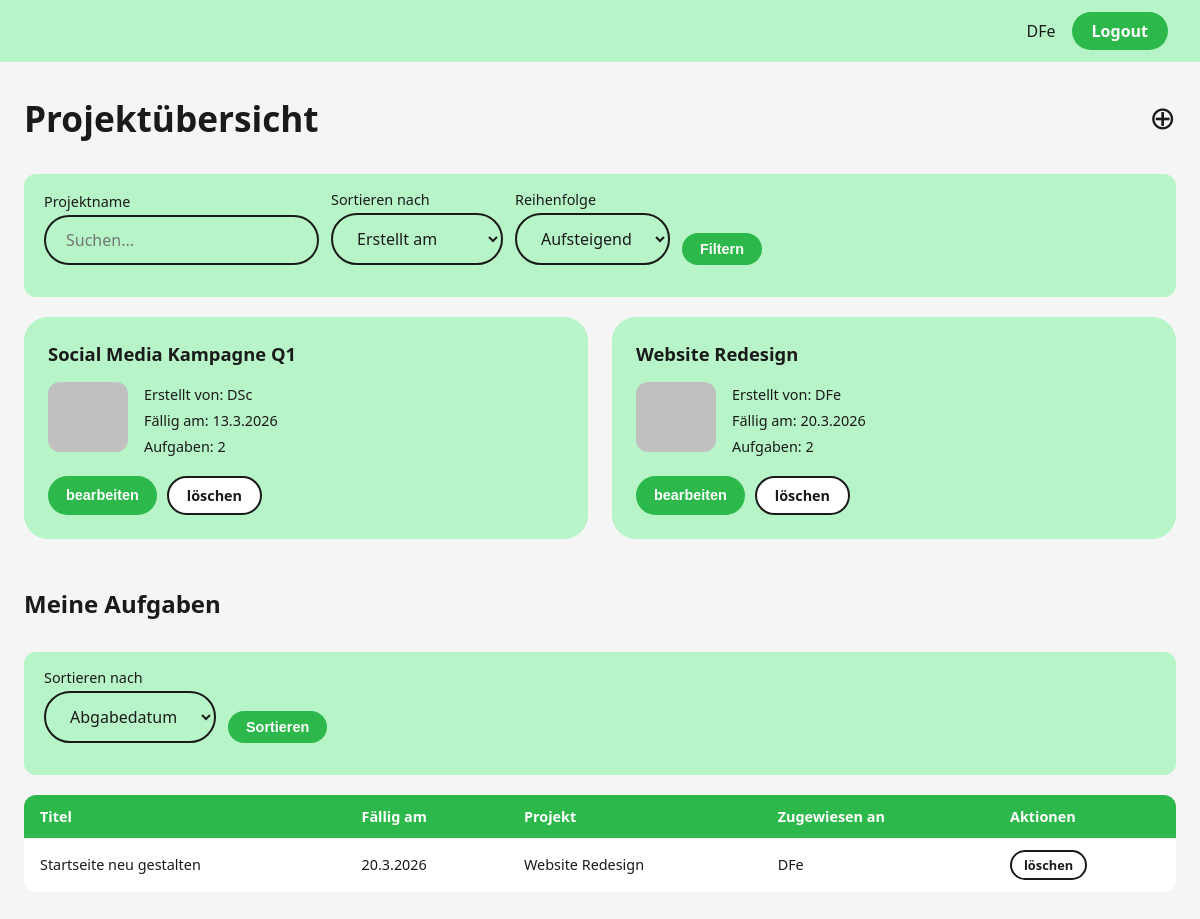
/index.php (signed in), run on the app's committed database.
### tables this page shows
CREATE TABLE IF NOT EXISTS projekte (
    id INT AUTO_INCREMENT PRIMARY KEY,
    name VARCHAR(150) NOT NULL,
    beschreibung TEXT,
    abgabedatum DATE NOT NULL,
    erstellt_von INT NOT NULL,
    erstellt_am DATETIME DEFAULT CURRENT_TIMESTAMP,
    FOREIGN KEY (erstellt_von) REFERENCES benutzer(id) ON DELETE CASCADE
);

### includes/auth.php (called while the page is built, shortened)
<?php
function istAngemeldet(): bool {
    return isset($_SESSION['benutzer_id']);
}
function aktuellerBenutzer(): array|null {
    return [
        'id'           => $_SESSION['benutzer_id'],
        'benutzername' => $_SESSION['benutzername'],
        'email'        => $_SESSION['email'],
    ];
}
function csrfToken(): string {
    return $_SESSION['csrf_token'];
}

### index.php (the view, shortened to what this page needs)
<?php
require_once __DIR__ . '/includes/auth.php';
$benutzer = aktuellerBenutzer();
$pdo      = getDbConnection();
$erlaubteSortierungen = ['name', 'abgabedatum', 'erstellt_am'];
$sortierung = in_array($_GET['sort'] ?? '', $erlaubteSortierungen)
    ? $_GET['sort']
    : 'erstellt_am';
$sortRichtung = ($_GET['richtung'] ?? 'asc') === 'desc' ? 'DESC' : 'ASC';
$filterName   = trim($_GET['filter_name'] ?? '');
$query = 'SELECT * FROM v_projekte_uebersicht WHERE 1=1';
$params = [];
$query .= ' ORDER BY ' . $sortierung . ' ' . $sortRichtung;
$stmt     = $pdo->prepare($query);
$stmt->execute($params);
$projekte = $stmt->fetchAll();
$aufgabenSortierung = in_array($_GET['aufgaben_sort'] ?? '', ['abgabedatum', 'titel', 'erstellt_am'])
    ? $_GET['aufgaben_sort']
    : 'abgabedatum';
$aufgabenStmt = $pdo->prepare(
    'SELECT * FROM v_aufgaben_mit_benutzer
     WHERE zugewiesen_an = :benutzername
     ORDER BY ' . $aufgabenSortierung . ' ASC'
);
$aufgabenStmt->execute(['benutzername' => $benutzer['benutzername']]);
$meineAufgaben = $aufgabenStmt->fetchAll();
?>
<!DOCTYPE html>
<html lang="de">
<head>
    <link rel="stylesheet" href="css/style.css">
</head>
<body>
    <header class="header">
        <span class="benutzername"><?= htmlspecialchars($benutzer['benutzername']) ?></span>
        <a href="logout.php" class="btn btn-logout">Logout</a>
    </header>
    <main class="hauptbereich">
        <div class="seitentitel">
            <h1>Projektübersicht</h1>
            <button class="btn-neu" data-modal-oeffnen="modal-projekt-neu" title="Neues Projekt erstellen">&#x2295;</button>
        </div>
        <form method="GET" action="index.php" class="filter-bereich">
            <div class="formular-gruppe">
                <label for="filter_name">Projektname</label>
                <input type="text" id="filter_name" name="filter_name" placeholder="Suchen..." value="<?= htmlspecialchars($filterName) ?>">
            </div>
            <div class="formular-gruppe">
                <label for="sort">Sortieren nach</label>
                <select id="sort" name="sort">
                    <option value="erstellt_am" <?= $sortierung === 'erstellt_am' ? 'selected' : '' ?>>Erstellt am</option>
                </select>
            </div>
            <div class="formular-gruppe">
                <label for="richtung">Reihenfolge</label>
                <select id="richtung" name="richtung">
                    <option value="asc"  <?= $sortRichtung === 'ASC'  ? 'selected' : '' ?>>Aufsteigend</option>
                </select>
            </div>
            <div class="formular-gruppe">
                <label>&nbsp;</label>
                <button type="submit" class="btn btn-bearbeiten">Filtern</button>
            </div>
        </form>
        <div class="projekte-grid">
            <?php if (empty($projekte)): ?>
                <p>Keine Projekte gefunden. Erstelle dein erstes Projekt!</p>
            <?php else: ?>
                <?php foreach ($projekte as $projekt): ?>
                    <div class="projekt-karte">
                        <h2><?= htmlspecialchars($projekt['name']) ?></h2>
                        <div class="projekt-karte-inhalt">
                            <div class="projekt-bild-platzhalter"></div>
                            <div class="projekt-meta">
                                <div>Erstellt von: <?= htmlspecialchars($projekt['erstellt_von']) ?></div>
                                <div>Fällig am: <?= htmlspecialchars(date('j.n.Y', strtotime($projekt['abgabedatum']))) ?></div>
                                <div>Aufgaben: <?= (int) $projekt['anzahl_aufgaben'] ?></div>
                            </div>
                        </div>
                        <div class="projekt-aktionen">
                            <button
                                class="btn btn-bearbeiten"
                                data-modal-oeffnen="modal-projekt-bearbeiten-<?= (int) $projekt['id'] ?>"
                            >bearbeiten</button>
                            <a
                                href="/projekt-loeschen.php?id=<?= (int) $projekt['id'] ?>&csrf_token=<?= csrfToken() ?>"
                                class="btn btn-loeschen loeschen-btn"
                            >löschen</a>
                        </div>
                    </div>
                <?php endforeach; ?>
            <?php endif; ?>
        </div>
        <section style="margin-top: 48px;">
            <div class="seitentitel">
                <h2 style="font-size:1.5rem; font-weight:900;">Meine Aufgaben</h2>
            </div>
            <div class="filter-bereich">
                <form method="GET" action="/index.php" style="display:flex; gap:12px; flex-wrap:wrap; align-items:flex-end; width:100%;">
                    <div class="formular-gruppe">
                        <label for="aufgaben_sort">Sortieren nach</label>
                        <select id="aufgaben_sort" name="aufgaben_sort">
                            <option value="abgabedatum" <?= $aufgabenSortierung === 'abgabedatum' ? 'selected' : '' ?>>Abgabedatum</option>
                        </select>
                    </div>
                    <div class="formular-gruppe">
                        <label>&nbsp;</label>
                        <button type="submit" class="btn btn-bearbeiten">Sortieren</button>
                    </div>
                </form>
            </div>
            <div class="tabelle-wrapper">
                <table>
                    <thead>
                        <tr>
                            <th><a href="?aufgaben_sort=titel">Titel</a></th>
                            <th><a href="?aufgaben_sort=abgabedatum">Fällig am</a></th>
                            <th>Projekt</th>
                            <th>Zugewiesen an</th>
                            <th>Aktionen</th>
                        </tr>
                    </thead>
                    <tbody>
                        <?php if (empty($meineAufgaben)): ?>
                            <tr><td colspan="5">Keine Aufgaben zugewiesen.</td></tr>
                        <?php else: ?>
                            <?php foreach ($meineAufgaben as $aufgabe): ?>
                                <tr>
                                    <td><?= htmlspecialchars($aufgabe['titel']) ?></td>
                                    <td><?= htmlspecialchars(date('j.n.Y', strtotime($aufgabe['abgabedatum']))) ?></td>
                                    <td><?= htmlspecialchars($aufgabe['projekt_name']) ?></td>
                                    <td><?= htmlspecialchars($aufgabe['zugewiesen_an'] ?? '—') ?></td>
                                    <td>
                                        <a href="/aufgabe-loeschen.php?id=<?= (int) $aufgabe['id'] ?>&csrf_token=<?= csrfToken() ?>"
                                           class="btn btn-loeschen loeschen-btn" style="font-size:0.8rem; padding:4px 12px;">
                                           löschen
                                        </a>
                                    </td>
                                </tr>
                            <?php endforeach; ?>
                        <?php endif; ?>
                    </tbody>
                </table>
            </div>
        </section>
    </main>
</body>
</html>

### css/style.css (style rules this page uses)
*, *::before, *::after { box-sizing: border-box; margin: 0; padding: 0; }
:root { --gruen-hell: #b7f5c8; --gruen-mittel: #90ee90; --gruen-dunkel: #2db84b; --gruen-button: #22a83d; --hintergrund: #f5f5f5; --text-dunkel: #1a1a1a; --text-grau: #555555; --weiss: #ffffff; --rand: #c0c0c0; --schatten: rgba(0, 0, 0, 0.08); --rot-fehler: #e74c3c; --rot-hell: #fdecea; --radius-gross: 24px; --radius-klein: 12px; --radius-input: 50px; --schrift: 'Segoe UI', Arial, sans-serif; }
body { font-family: var(--schrift); background-color: var(--hintergrund); color: var(--text-dunkel); min-height: 100vh; }
a { color: var(--gruen-dunkel); text-decoration: none; }
.header { background-color: var(--gruen-hell); padding: 12px 32px; display: flex; align-items: center; justify-content: flex-end; gap: 16px; }
.header .benutzername { font-weight: 500; color: var(--text-dunkel); }
.btn { display: inline-block; padding: 10px 24px; border-radius: var(--radius-input); font-size: 1rem; font-weight: 700; cursor: pointer; border: none; transition: opacity 0.2s; text-align: center; }
.btn-bearbeiten { background-color: var(--gruen-dunkel); color: var(--weiss); padding: 8px 18px; font-size: 0.9rem; }
.btn-loeschen { background-color: var(--weiss); color: var(--text-dunkel); border: 2px solid var(--text-dunkel); padding: 8px 18px; font-size: 0.9rem; }
.btn-logout { background-color: var(--gruen-dunkel); color: var(--weiss); padding: 8px 20px; }
.btn-neu { background: none; border: none; cursor: pointer; font-size: 2rem; color: var(--text-dunkel); line-height: 1; }
.formular-gruppe { margin-bottom: 16px; }
label { display: block; font-size: 0.9rem; font-weight: 500; margin-bottom: 4px; color: var(--text-dunkel); }
input[type="text"], input[type="email"], input[type="password"], input[type="date"], input[type="datetime-local"], input[type="tel"], textarea, select { width: 100%; padding: 12px 20px; border: 2px solid var(--text-dunkel); border-radius: var(--radius-input); font-size: 1rem; font-family: var(--schrift); background-color: var(--gruen-hell); color: var(--text-dunkel); outline: none; transition: border-color 0.2s; }
.hauptbereich { max-width: 1200px; margin: 0 auto; padding: 32px 24px; }
.seitentitel { display: flex; align-items: center; justify-content: space-between; margin-bottom: 32px; }
.seitentitel h1 { font-size: 2.2rem; font-weight: 900; }
.projekte-grid { display: grid; grid-template-columns: repeat(auto-fill, minmax(380px, 1fr)); gap: 24px; }
.projekt-karte { background-color: var(--gruen-hell); border-radius: var(--radius-gross); padding: 24px; }
.projekt-karte h2 { font-size: 1.15rem; font-weight: 900; margin-bottom: 16px; }
.projekt-karte-inhalt { display: flex; gap: 16px; align-items: flex-start; margin-bottom: 16px; }
.projekt-bild-platzhalter { width: 80px; height: 70px; background-color: var(--rand); border-radius: var(--radius-klein); flex-shrink: 0; }
.projekt-meta { font-size: 0.9rem; color: var(--text-dunkel); line-height: 1.8; }
.projekt-aktionen { display: flex; gap: 10px; }
.tabelle-wrapper { overflow-x: auto; margin-top: 16px; }
table { width: 100%; border-collapse: collapse; background-color: var(--weiss); border-radius: var(--radius-klein); overflow: hidden; }
thead { background-color: var(--gruen-dunkel); color: var(--weiss); }
th { padding: 12px 16px; text-align: left; font-weight: 700; font-size: 0.9rem; }
th a { color: var(--weiss); text-decoration: none; }
td { padding: 12px 16px; font-size: 0.9rem; border-bottom: 1px solid #eee; vertical-align: middle; }
tr:last-child td { border-bottom: none; }
.filter-bereich { display: flex; gap: 12px; flex-wrap: wrap; align-items: flex-end; margin-bottom: 20px; background-color: var(--gruen-hell); padding: 16px 20px; border-radius: var(--radius-klein); }
.filter-bereich label { margin-bottom: 4px; }
.filter-bereich select, .filter-bereich input { width: auto; min-width: 150px; }

### data on the page
projekte: name "Social Media Kampagne Q1", erstellt_von "DSc", abgabedatum "13.3.2026", anzahl_aufgaben "2"
projekte: name "Website Redesign", erstellt_von "DFe", abgabedatum "20.3.2026", anzahl_aufgaben "2"

### other printed values
$benutzer['benutzername'] "DFe"
$aufgabe['titel'] "Startseite neu gestalten"
date('j.n.Y', strtotime($aufgabe['abgabedatum'])) "20.3.2026"
$aufgabe['projekt_name'] "Website Redesign"
$aufgabe['zugewiesen_an'] "DFe"
